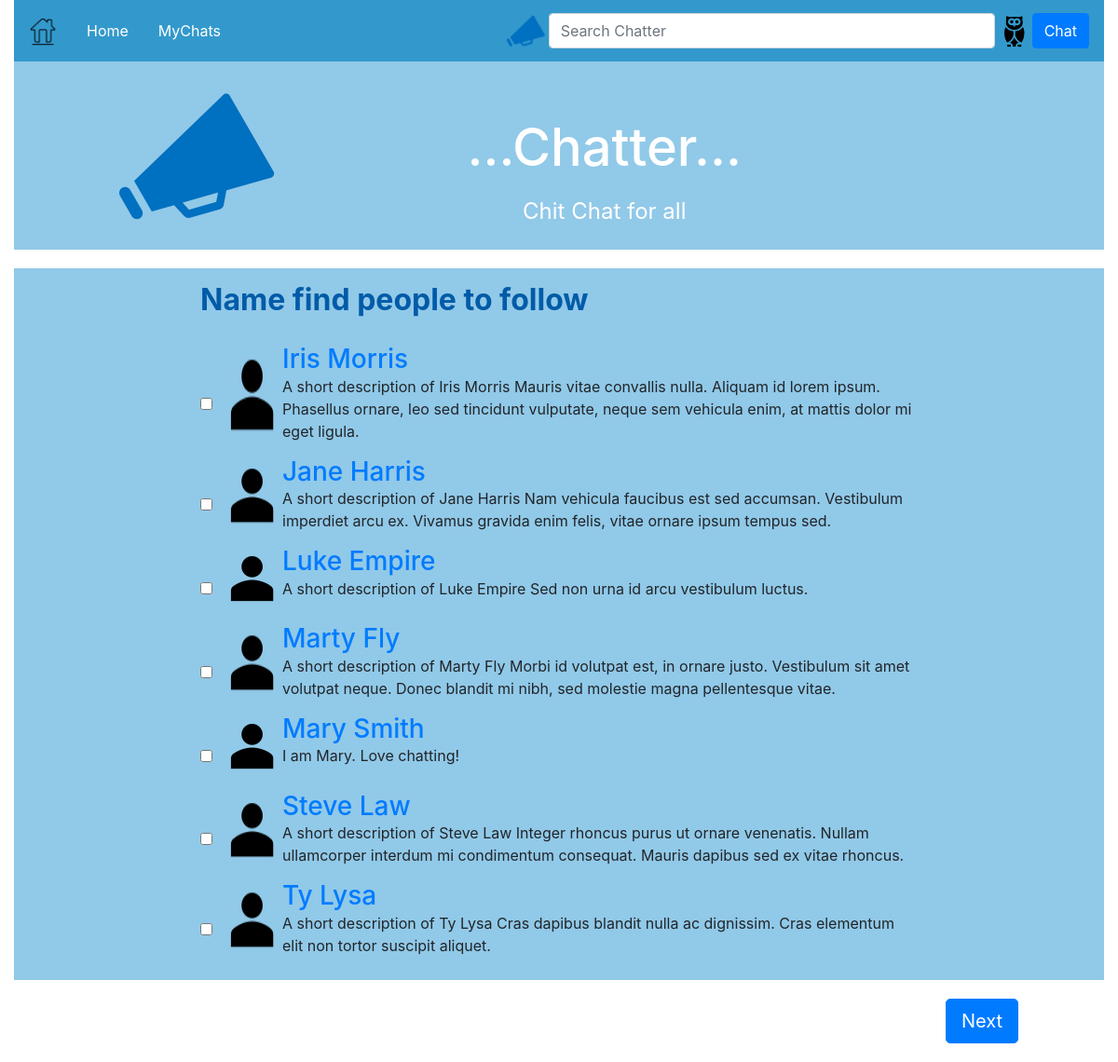
/findPeople.php (signed in), run on the app's committed database.
### tables this page shows
CREATE TABLE `user` (
  `UserID` int(11) NOT NULL,
  `Name` varchar(100) NOT NULL,
  `Profile` text NOT NULL
);

### includes/myFunctions2.php (called while the page is built, shortened)
<?php
function otherUsers($userID)
{
    $index=0;
    $userInfo=array();
    $login=login();
    $conn=new mysqli($login[0],$login[1],$login[2],$login[3]);
    $stmt = $conn->prepare("select * from user where UserID!=?  order by name asc");
    $stmt->bind_param("i", $userID);
    $stmt->execute();
    $stmt->store_result();
    $num_of_rows = $stmt->num_rows;
    if ($num_of_rows!=0)
    {
        $stmt->bind_result($ID,$name,$profile);
        while ($stmt->fetch()) {
            $userInfo[$index][0]=$ID;
            $userInfo[$index][1]=$name;
            $userInfo[$index][2]=$profile;
            $index++;
        }
    }
    else
        echo "No result for users";
    return $userInfo;
}

### findPeople.php (the view, shortened to what this page needs)
<!DOCTYPE html>
<html>
<head>
    <link rel="stylesheet" href="https://stackpath.bootstrapcdn.com/bootstrap/4.1.3/css/bootstrap.min.css">
</head>
<body class="container-fluid">
<?php
include_once './includes/myFunctions2.php';
$userId=$accountId=$_SESSION["userID"];
$findPeople=otherUsers($_SESSION["userID"]);
?>
<nav class="navbar navbar-expand-lg navbar-dark" style="background-color: #3399CC">
    <a class="navbar-brand" href="./index.php">
        <img src="./images/home.png" width="30" height="30" alt="HomeIcon">
    </a>
    <div class="collapse navbar-collapse" id="navbarNav" >
        <ul class="nav nav-pills mr-auto">
            <li class="nav-item"><a class="nav-link" href="./index.php" style="color: white;font-size: 1em;">Home</a></li>
            <li class="nav-item active"><a class="nav-link" href="./chats.php?userId=<?php echo $accountId ?>" style="color: white;font-size: 1em;">MyChats</a></li>
        </ul>
        <form class="form-inline" action="./search.php" method="get">
            <img class="navbar-left" src="./images/chatterIcon.png"  width="50" height="50" alt="ChatterIcon">
            <input class="form-control" type="search" placeholder="Search Chatter" name="search" size="40">
            <img src="./images/owl.png" width="40" height="40" alt="owl">
        </form>
        <button class="btn btn-primary" data-toggle="modal" data-target="#chatButton" data-whatever="chat" type="submit">Chat</button>
    </div>
</nav>
<header>
    <div class="container-fluid" style="background-color: #91C9E8;">
        <div class="row" >
            <div class="media col-sm-4" >
                <img src="./images/chatterIcon.png" class="rounded mx-auto d-block" style="overflow: auto;" alt="chatter Icon">
            </div>
            <div class="media col-sm-5" >
                <div class="media-body" style="margin-top: 5%;">
                    <h1 class="blockquote " style="color:white;font-size:3.5em;text-align:center; margin-top: 8%;">...Chatter...</h1>
                    <p  style="color:white;font-size:1.5em;text-align:center;">Chit Chat for all</p>
                </div>
            </div>
        </div>
    </div>
</header>
<form method="post" action="./findPeople.php">
    <div class="container-fluid" style="margin-top: 20px;margin-bottom:20px;background-color:#91C9E8">
        <div class="container col-sm-8" style="padding: 10px;10px;">
            <div class="row justify-content-md-left" >
                <p style="color: #005BA8;font-size: 2em;font-weight: bold;margin-bottom: 3%;">Name find people to follow</p>
            </div>
            <?php
                foreach ($findPeople as $v1) {
                    echo <<<find
                            <div class="row" style="padding-bottom: 15px;">
                                <div class="align-self-center form-check" >
                                    <input class="form-check-input" type="checkbox" name="check_list[]" value="$v1[0]" >
                                </div>
                                <img src="./images/userHead.png" alt="user haed">
                                <div class="media-body">
                                    <h3 class="card-title" style="display: inline-flex;margin-bottom: 0px; ">
                                        <a href="./chats.php?userId=$v1[0]">$v1[1]</a>
                                    </h3>
                                    <p class="card-text" >$v1[2]</p>
                                </div>
                            </div>
find;
                }
            ?>
        </div>
    </div>
    <div class="row" style="">
        <div class="col-sm-10">
        </div>
        <div class="col-sm-2" style="margin-bottom: 20px;">
            <button class="btn btn-primary btn-lg "  type="submit" name="next2" value="submit"  >Next</button>
        </div>
    </div>
</form>
</body>
</html>

### data on the page
user: Name "Iris Morris", Profile "A short description of Iris Morris Mauris vitae convallis nulla. Aliquam id lorem ipsum. Phasellus ornare, leo sed tincidunt vulputate, neque sem vehicula enim, at mattis dolor mi eget ligula."
user: Name "Jane Harris", Profile "A short description of Jane Harris Nam vehicula faucibus est sed accumsan. Vestibulum imperdiet arcu ex. Vivamus gravida enim felis, vitae ornare ipsum tempus sed."
user: Name "Luke Empire", Profile "A short description of Luke Empire Sed non urna id arcu vestibulum luctus."
user: Name "Marty Fly", Profile "A short description of Marty Fly Morbi id volutpat est, in ornare justo. Vestibulum sit amet volutpat neque. Donec blandit mi nibh, sed molestie magna pellentesque vitae."
user: Name "Mary Smith", Profile "I am Mary. Love chatting!"
user: Name "Steve Law", Profile "A short description of Steve Law Integer rhoncus purus ut ornare venenatis. Nullam ullamcorper interdum mi condimentum consequat. Mauris dapibus sed ex vitae rhoncus."
user: Name "Ty Lysa", Profile "A short description of Ty Lysa Cras dapibus blandit nulla ac dignissim. Cras elementum elit non tortor suscipit aliquet."
